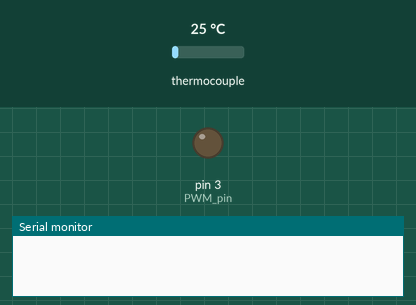
Recording of a sketch running on a simulated Arduino Uno, built with avr-gcc and run on an emulated ATmega328P. On the bench: output pins drawn as LEDs (lit = HIGH), the last lines printed to the serial monitor. Wiring (inferred from the names in the program): MAX6675 thermocouple converter: CS pin 5; MISO pin 6; SCK pin 7. Inputs (shaded band) come from the test bench; at power-on: thermocouple 25 °C. Pins used as bus, display or sensor lines are not drawn.

Above: at 0.15 s.
At 1.4 s:
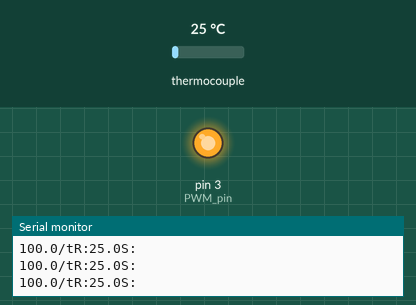
1.5 s: thermocouple set to 56 °C
4.5 s: thermocouple set to 65 °C
6.0 s: thermocouple set to 75 °C
At 6.19 s:
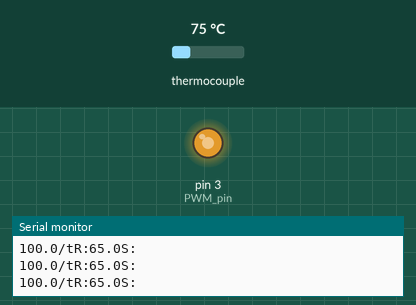
Timing chart, 0 to 9.0 s (numbered marks = the images above; inputs shaded):
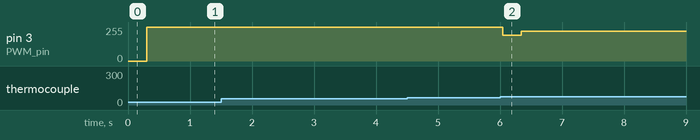

The sketch:

PID_temperature_control_woLCD.ino
```cpp
/*    Max6675 Module  ==>   Arduino
 *    CS              ==>     D5
 *    SO              ==>     D6
 *    SCK             ==>     D7
 *    Vcc             ==>     Vcc (5v)
 *    Gnd             ==>     Gnd      */

//LCD config (i2c LCD screen, you need to install the LiquidCrystal_I2C if you don't have it )
//#include <Wire.h>
//#include <LiquidCrystal_I2C.h>
//LiquidCrystal_I2C lcd(0x3f,20,4);  //sometimes the adress is not 0x3f. Change to 0x27 if it dosn't work.

/*    i2c LCD Module  ==>   Arduino
 *    SCL             ==>     A5
 *    SDA             ==>     A4
 *    Vcc             ==>     Vcc (5v)
 *    Gnd             ==>     Gnd      */

#include <SPI.h>
#include "Adafruit_MAX31855.h"
//We define the SPI pìns
#define MAX31855_CS   5
#define MAX31855_DO   6
#define MAX31855_CLK  7

//Pins
int PWM_pin = 3;


//Variables
float temperature_read = 0.0;
float set_temperature = 100;
float PID_error = 0;
float previous_error = 0;
float elapsedTime, Time, timePrev;
int PID_value = 0;


//PID constants
int kp = 9.1;   int ki = 0.3;   int kd = 1.8;
int PID_p = 0;    int PID_i = 0;    int PID_d = 0;


void setup() {
  pinMode(PWM_pin,OUTPUT);
  TCCR2B = TCCR2B & B11111000 | 0x03;    // pin 3 and 11 PWM frequency of 980.39 Hz
  Time = millis();
  Serial.begin(9600);
//  lcd.init();
//  lcd.backlight();
}


void loop() {
 // First we read the real value of temperature
  temperature_read = readThermocouple();
//  if (temperature_read == 0){
//    break;
//   }
  //Next we calculate the error between the setpoint and the real value
  PID_error = set_temperature - temperature_read;
  //Calculate the P value
  PID_p = kp * PID_error;
  //Calculate the I value in a range on +-3
  if(-3 < PID_error <3)
  {
    PID_i = PID_i + (ki * PID_error);
  }

  //For derivative we need real time to calculate speed change rate
  timePrev = Time;                            // the previous time is stored before the actual time read
  Time = millis();                            // actual time read
  elapsedTime = (Time - timePrev) / 1000;
  //Now we can calculate the D calue
  PID_d = kd*((PID_error - previous_error)/elapsedTime);
  //Final total PID value is the sum of P + I + D
  PID_value = PID_p + PID_i + PID_d;

  //We define PWM range between 0 and 255
  if(PID_value < 0)
  {    PID_value = 0;    }
  if(PID_value > 255)
  {    PID_value = 255;  }
  //Now we can write the PWM signal to the mosfet on digital pin D3
  analogWrite(PWM_pin,PID_value);
  previous_error = PID_error;     //Remember to store the previous error for next loop.

  delay(300);
  //lcd.clear();

    Serial.println("S:");
    Serial.print(set_temperature,1);
    Serial.print("/t");
    Serial.print("R:");
    Serial.print(temperature_read,1);
//  lcd.setCursor(0,0);
//  lcd.print("PID TEMP control");
//  lcd.setCursor(0,1);
//  lcd.print("S:");
//  lcd.setCursor(2,1);
//  lcd.print(set_temperature,1);
//  lcd.setCursor(9,1);
//  lcd.print("R:");
//  lcd.setCursor(11,1);
//  lcd.print(temperature_read,1);
}

double readThermocouple() {

  uint16_t v;
  pinMode(MAX31855_CS, OUTPUT);
  pinMode(MAX31855_DO, INPUT);
  pinMode(MAX31855_CLK, OUTPUT);

  digitalWrite(MAX31855_CS, LOW);
  delay(1); // ms

  // Read in 16 bits,
  //  15    = 0 always
  //  14..2 = 0.25 degree counts MSB First
  //  2     = 1 if thermocouple is open circuit
  //  1..0  = uninteresting status

  v = shiftIn(MAX31855_DO, MAX31855_CLK, MSBFIRST);
  v <<= 8;
  v |= shiftIn(MAX31855_DO, MAX31855_CLK, MSBFIRST);

  digitalWrite(MAX31855_CS, HIGH);
  if (v & 0x4)
  {
    // Bit 2 indicates if the thermocouple is disconnected
    return NAN;
  }

  // The lower three bits (0,1,2) are discarded status bits
  v >>= 3;

  // The remaining bits are the number of 0.25 degree (C) counts
  return v*0.25;
}
```

Measured:
- the behaviour switches between 69 and 70 °C on thermocouple (found by bisection; images 1 and 2)
- after the input at 6.0 s, pin 3 (PWM_pin): 255/255 → 192/255 at once, → 225/255 0.30 s later
